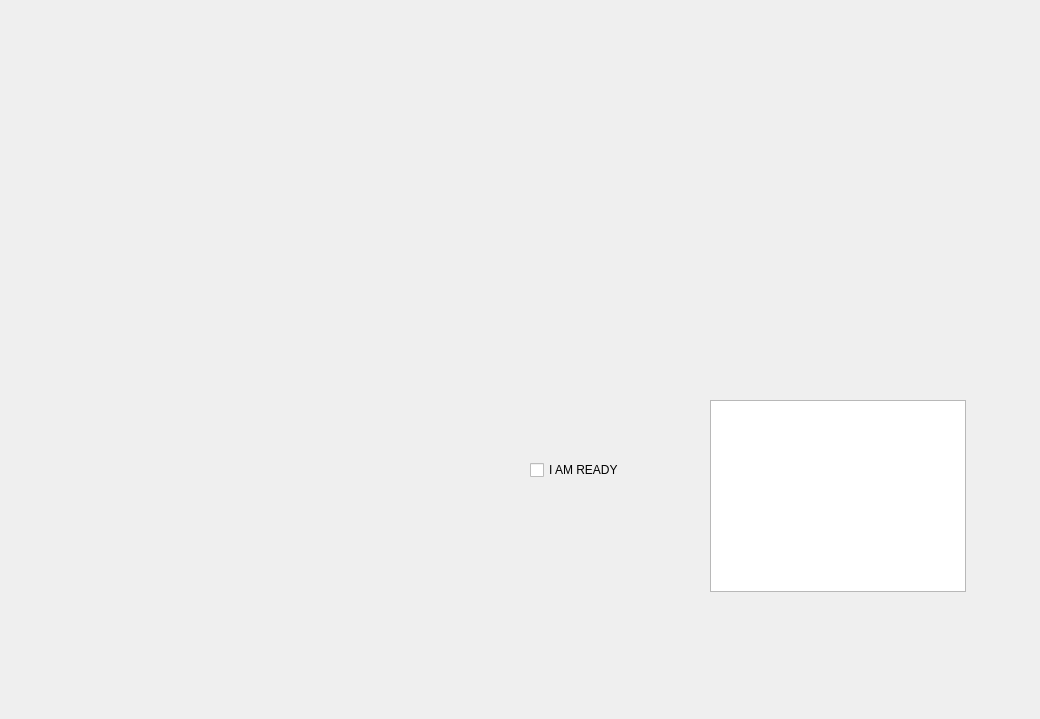
<?xml version="1.0" encoding="UTF-8"?>
<ui version="4.0">
 <class>MainWindow</class>
 <widget class="QMainWindow" name="MainWindow">
  <property name="geometry">
   <rect>
    <x>0</x>
    <y>0</y>
    <width>1040</width>
    <height>719</height>
   </rect>
  </property>
  <property name="windowTitle">
   <string>MainWindow</string>
  </property>
  <widget class="QWidget" name="centralwidget">
   <widget class="QLabel" name="backgroundImage">
    <property name="geometry">
     <rect>
      <x>-150</x>
      <y>-90</y>
      <width>1761</width>
      <height>841</height>
     </rect>
    </property>
    <property name="text">
     <string/>
    </property>
    <property name="pixmap">
     <pixmap>../images/dixit-cover.jpg</pixmap>
    </property>
   </widget>
   <widget class="QListWidget" name="onlineUsers">
    <property name="geometry">
     <rect>
      <x>710</x>
      <y>400</y>
      <width>256</width>
      <height>192</height>
     </rect>
    </property>
   </widget>
   <widget class="QCheckBox" name="readyBox">
    <property name="geometry">
     <rect>
      <x>530</x>
      <y>460</y>
      <width>121</width>
      <height>20</height>
     </rect>
    </property>
    <property name="text">
     <string>I AM READY</string>
    </property>
   </widget>
  </widget>
 </widget>
 <resources/>
 <connections/>
</ui>
